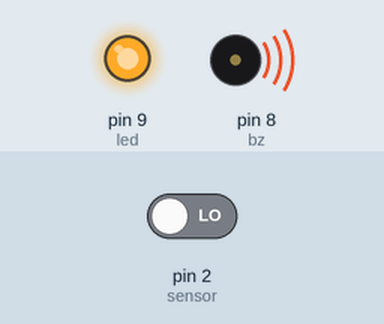
Recording of a sketch running on a simulated Arduino Uno, built with avr-gcc and run on an emulated ATmega328P. Shown: output pins drawn as LEDs (lit = HIGH), buzzer (waves = sounding). The test bench sets the inputs (shaded band); at power-on: pin 2 (sensor) LOW.

Above: at 1.2 s.
1.3 s: pin 2 (sensor) driven HIGH
At 1.8 s:
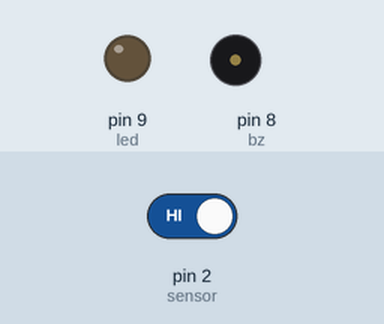
2.8 s: pin 2 (sensor) driven LOW
At 4.1 s:
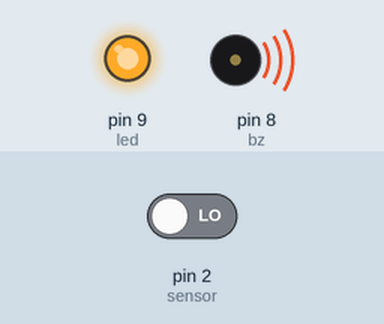
Timing chart, 0 to 5.8 s (numbered marks = the images above; inputs shaded):
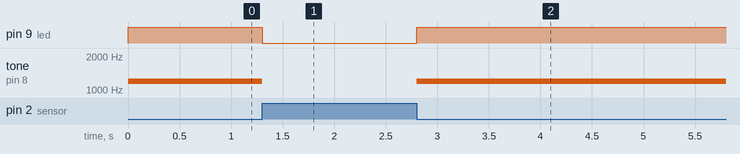

The sketch:

Projeto_028_Alarme_de_Chama.ino
```cpp
// Projeto 028 - Alarme de Chama
// Arduino Uno | Arduino Neon Lab

int sensor=2,bz=8,led=9;
 void setup(){ pinMode(sensor,INPUT); pinMode(led,OUTPUT); }
 void loop(){
   bool alarme = digitalRead(sensor)==LOW;
   digitalWrite(led, alarme);
   if(alarme) tone(bz,1200); else noTone(bz);
 }
```

Measured:
- after the input at 1.3 s, pin 9 (led): HIGH → LOW at once; tone on pin 8 (bz): 1200 Hz → silent at once
- after the input at 2.8 s, pin 9 (led): LOW → HIGH at once; tone on pin 8 (bz): silent → 1200 Hz at once
